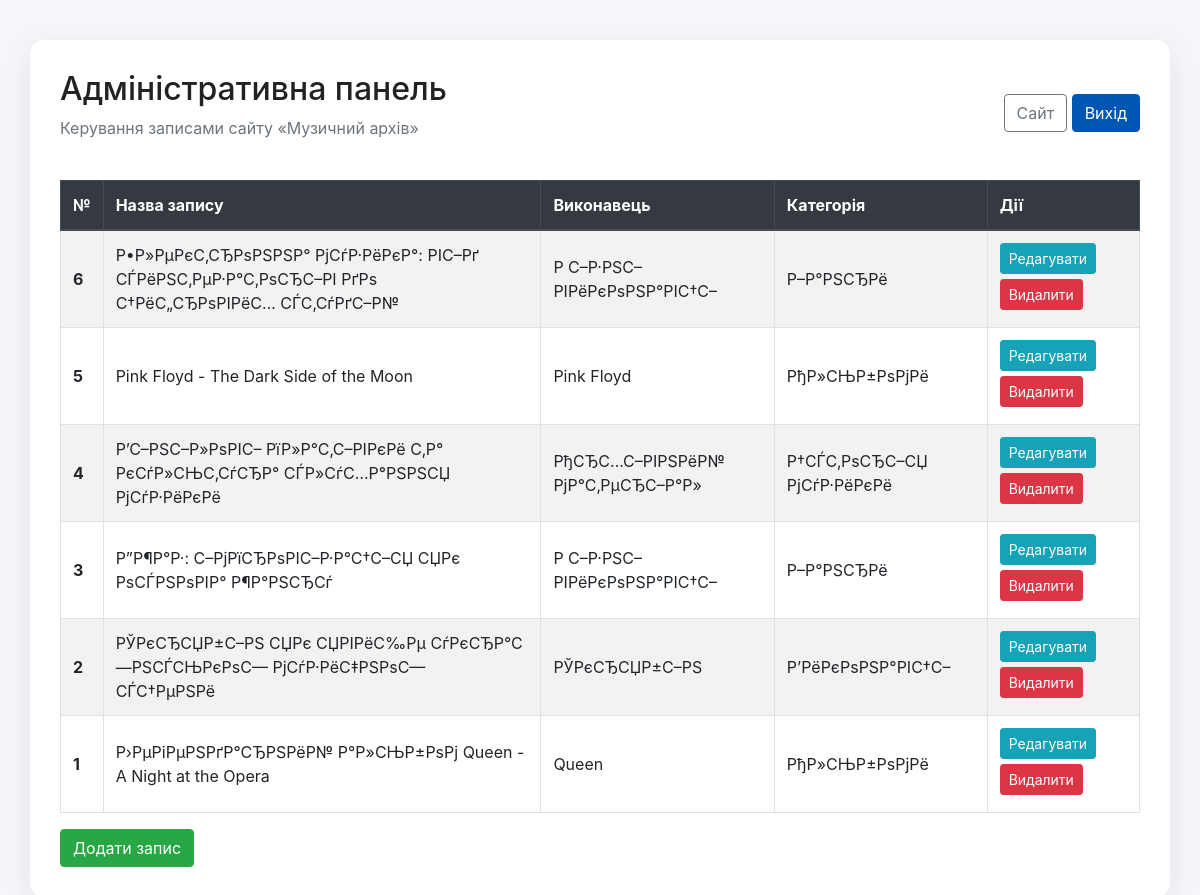
/admin/index.php (signed in), run on the app's committed database.
### tables this page shows
CREATE TABLE news (
    id INT AUTO_INCREMENT PRIMARY KEY,
    header VARCHAR(255) NOT NULL,
    content TEXT NOT NULL,
    image VARCHAR(255) DEFAULT 'img/album.svg',
    datatime DATE NOT NULL,
    category_id INT NOT NULL DEFAULT 1,
    artist VARCHAR(150) DEFAULT NULL,
    release_year INT DEFAULT NULL,
    CONSTRAINT fk_news_category FOREIGN KEY (category_id) REFERENCES categories(id) ON DELETE CASCADE
);

CREATE TABLE categories (
    id INT AUTO_INCREMENT PRIMARY KEY,
    name VARCHAR(100) NOT NULL,
    description TEXT
);

### include/config.php (called while the page is built, shortened)
<?php
try {
    $dbAvailable = true;
} catch (Throwable $e) {
    $pdo = null;
    $dbAvailable = false;
}

### include/functions.php (called while the page is built, shortened)
<?php
require_once __DIR__ . '/config.php';
function e($value) {
    return htmlspecialchars((string)$value, ENT_QUOTES, 'UTF-8');
}
function get_news() {
    global $pdo, $dbAvailable;
    if ($dbAvailable) {
        $stmt = $pdo->query('SELECT * FROM news ORDER BY datatime DESC, id DESC');
        return $stmt->fetchAll();
    }
    $posts = read_storage()['news'];
    usort($posts, function($a, $b) { return strcmp($b['datatime'], $a['datatime']); });
    return $posts;
}
function get_post() {
    return get_news();
}
function get_category_title($category_id) {
    global $pdo, $dbAvailable;
    $category_id = (int)$category_id;
    if ($dbAvailable) {
        $stmt = $pdo->prepare('SELECT * FROM categories WHERE id = ?');
        $stmt->execute([$category_id]);
        return $stmt->fetch();
    }
    return null;
}

### admin/index.php (the view, shortened to what this page needs)
<?php
$posts = get_post();
?>
<!doctype html>
<html lang="uk">
<head>
    <link rel="stylesheet" href="https://cdn.jsdelivr.net/npm/bootstrap@4.6.2/dist/css/bootstrap.min.css">
    <link rel="stylesheet" href="../css/main.css">
</head>
<body>
<div class="container admin-container">
    <div class="row align-items-center mb-4">
        <div class="col-8">
            <h2>Адміністративна панель</h2>
            <p class="text-muted">Керування записами сайту «Музичний архів»</p>
        </div>
        <div class="col-4 text-right">
            <a href="../index.php" class="btn btn-outline-secondary">Сайт</a>
            <a href="logout.php" class="btn btn-primary">Вихід</a>
        </div>
    </div>
    <div class="row">
        <div class="col">
            <table class="table table-striped table-bordered">
                <thead class="thead-dark">
                <tr>
                    <th scope="col">№</th>
                    <th scope="col">Назва запису</th>
                    <th scope="col">Виконавець</th>
                    <th scope="col">Категорія</th>
                    <th scope="col">Дії</th>
                </tr>
                </thead>
                <tbody>
                <?php foreach ($posts as $post): ?>
                    <?php $category = get_category_title($post['category_id']); ?>
                    <tr>
                        <th scope="row"><?= e($post['id']); ?></th>
                        <td><?= e($post['header']); ?></td>
                        <td><?= e($post['artist'] ?? '-'); ?></td>
                        <td><?= e($category['name'] ?? '-'); ?></td>
                        <td class="action-buttons">
                            <a href="edit-new.php?post_id=<?= e($post['id']); ?>" class="btn btn-info btn-sm">Редагувати</a>
                            <a href="delete-new.php?post_id=<?= e($post['id']); ?>" class="btn btn-danger btn-sm" onclick="return confirm('Видалити запис?')">Видалити</a>
                        </td>
                    </tr>
                <?php endforeach; ?>
                </tbody>
            </table>
            <a href="add-new.php" class="btn btn-success">Додати запис</a>
        </div>
    </div>
</div>
</body>
</html>

### css/main.css (style rules this page uses)
body { background: #f5f6fa; color: #222; }
.admin-container { margin-top: 40px; margin-bottom: 40px; background: #fff; padding: 30px; border-radius: 14px; box-shadow: 0 8px 30px rgba(0,0,0,0.08); }
.action-buttons .btn { margin-right: 5px; margin-bottom: 5px; }
a { color: #0056b3; }
.btn-primary { background-color: #0056b3; border-color: #0056b3; }
.table td, .table th { vertical-align: middle; }

### data on the page
news: id "6", header "Р•Р»РµРєС‚СЂРѕРЅРЅР° РјСѓР·РёРєР°: РІС–Рґ СЃРёРЅС‚РµР·Р°С‚РѕСЂС–РІ РґРѕ С†РёС„СЂРѕРІРёС… СЃС‚СѓРґС–Р№", artist "Р С–Р·РЅС– РІРёРєРѕРЅР°РІС†С–", category.name "Р–Р°РЅСЂРё"
news: id "5", header "Pink Floyd - The Dark Side of the Moon", artist "Pink Floyd", category.name "РђР»СЊР±РѕРјРё"
news: id "4", header "Р’С–РЅС–Р»РѕРІС– РїР»Р°С‚С–РІРєРё С‚Р° РєСѓР»СЊС‚СѓСЂР° СЃР»СѓС…Р°РЅРЅСЏ РјСѓР·РёРєРё", artist "РђСЂС…С–РІРЅРёР№ РјР°С‚РµСЂС–Р°Р»", category.name "Р†СЃС‚РѕСЂС–СЏ РјСѓР·РёРєРё"
news: id "3", header "Р”Р¶Р°Р·: С–РјРїСЂРѕРІС–Р·Р°С†С–СЏ СЏРє РѕСЃРЅРѕРІР° Р¶Р°РЅСЂСѓ", artist "Р С–Р·РЅС– РІРёРєРѕРЅР°РІС†С–", category.name "Р–Р°РЅСЂРё"
news: id "2", header "РЎРєСЂСЏР±С–РЅ СЏРє СЏРІРёС‰Рµ СѓРєСЂР°С—РЅСЃСЊРєРѕС— РјСѓР·РёС‡РЅРѕС— СЃС†РµРЅРё", artist "РЎРєСЂСЏР±С–РЅ", category.name "Р’РёРєРѕРЅР°РІС†С–"
news: id "1", header "Р›РµРіРµРЅРґР°СЂРЅРёР№ Р°Р»СЊР±РѕРј Queen - A Night at the Opera", artist "Queen", category.name "РђР»СЊР±РѕРјРё"
